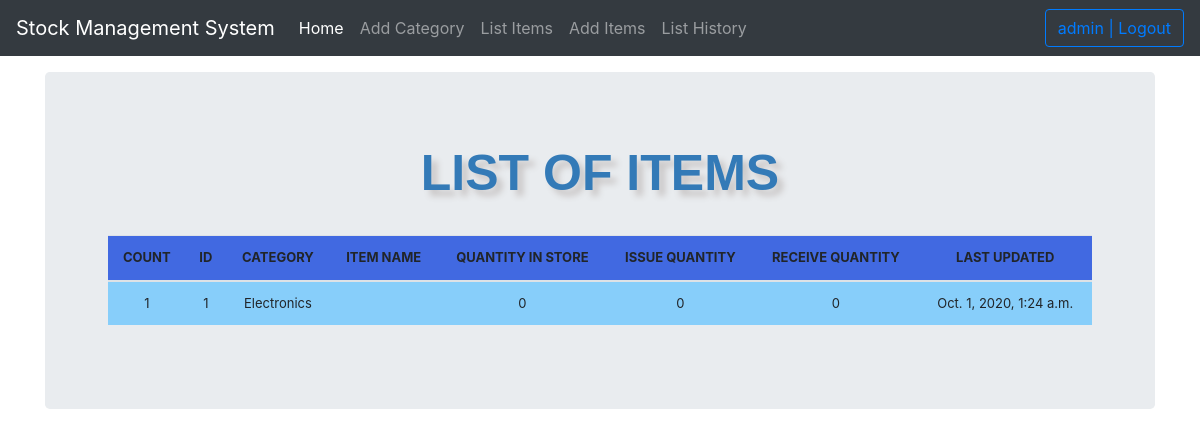
The app's page /list_history/ (signed in) with its own data.
### SMS/models.py (models this page shows)
class StockHistory(models.Model):
    category = models.ForeignKey(Category, on_delete=models.CASCADE, blank=True, null=True)
    item_name = models.CharField(max_length=50, blank=True, null=True)
    quantity = models.IntegerField(default='0', blank=True, null=True)
    receive_quantity = models.IntegerField(default='0', blank=True, null=True)
    receive_by = models.CharField(max_length=50, blank=True, null=True)
    issue_quantity = models.IntegerField(default='0', blank=True, null=True)
    issue_by = models.CharField(max_length=50, blank=True, null=True)
    issue_to = models.CharField(max_length=50, blank=True, null=True)
    phone_number = models.CharField(max_length=50, blank=True, null=True)
    created_by = models.CharField(max_length=50, blank=True, null=True)
    reorder_level = models.IntegerField(default='0', blank=True, null=True)
    last_updated = models.DateTimeField(auto_now_add=False, auto_now=False, null=True)
    timestamp = models.DateTimeField(auto_now_add=False, auto_now=False, null=True)

class Category(models.Model):
    name = models.CharField(max_length=50, blank=True, null=True)
    def __str__(self):
        return self.name

### SMS/views.py (the view)
# urls.py: path('list_history/', views.list_history, name='list_history'),
@login_required
def list_history(request):
    header = 'LIST OF ITEMS'
    items = StockHistory.objects.all()
    context = {
        "header": header,
        "items": items,
    }
    return render(request, "list_history.html", context)

### templates/list_history.html (shortened to what this page needs)
{% load crispy_forms_filters %}
{% load static %}
{% load crispy_forms_tags %}
<!DOCTYPE html>
<html lang="en">
  <head>
     <link rel="stylesheet" href="https://stackpath.bootstrapcdn.com/bootstrap/4.4.1/css/bootstrap.min.css"
>
      <link rel="stylesheet" href="{% static 'css/style.css' %}">
    <link href="{% static 'css/navbar-top-fixed.css' %}" rel="stylesheet">
  </head>
  <body>
  {% include 'navbar.html' %}
<main role="main" class="container">
  <div class="jumbotron">
    <div class="header">{{ header }}</div>
<br>
  <div class="display_table">
        <table class='table'>
          <thead>
            <tr>
              <th>COUNT</th>
              <th>ID</th>
              <th>CATEGORY</th>
              <th>ITEM NAME</th>
              <th>QUANTITY IN STORE</th>
              <th>ISSUE QUANTITY</th>
              <th>RECEIVE QUANTITY</th>
              <th>LAST UPDATED</th>
            </tr>
          </thead>
        {% for item in items %}
            <tr>
              <td>{{forloop.counter}}</td>
              <td>{{item.id}}</td>
              <td>{{item.category}}</td>
              <td><{{item.item_name}}</td>
              <td>{{item.quantity}}</td>
              <td>{{item.issue_quantity}}</td>
              <td>{{item.receive_quantity}}</td>
              <td>{{item.last_updated}}</td>
            </tr>
        {% endfor %}
      </table>
    </div>
  </div>
</main>
  </body>
</html>

### templates/navbar.html (shortened to what this page needs)
<nav class="navbar navbar-expand-md navbar-dark fixed-top bg-dark">
  <a class="navbar-brand" href="#">Stock Management System</a>
  <div class="collapse navbar-collapse" id="navbarCollapse">
    <ul class="navbar-nav mr-auto">
      <li class="nav-item active">
        <a class="nav-link" href="/">Home <span class="sr-only">(current)</span></a>
      </li>
      {% if request.user.is_authenticated %}
           <li class="nav-item">
                <a class="nav-link" href="{% url 'add_category' %}">Add Category</a>
           </li>
          <li class="nav-item">
            <a class="nav-link" href="{% url 'list_items' %}">List Items</a>
          </li>
          <li class="nav-item">
            <a class="nav-link" href="{% url 'add_items' %}">Add Items</a>
          </li>
          <li class="nav-item">
            <a class="nav-link" href="/list_history">List History</a>
          </li>
      {% endif %}
    </ul>
    <ul class="navbar-nav">
        {% if request.user.is_authenticated %}
        <li><a href="/accounts/logout"><button class="btn btn-outline-primary">{{ user }} | Logout</button></a></li>
        {% else %}
        <li><a class="btn btn-outline-info" href="/accounts/login">Login</a></li>
        {% endif %}
    </ul>
  </div>
</nav>

### SMS/static/css/style.css (style rules this page uses)
.table { font-size: 13px; text-align: center; width: 95%; margin: auto; text-align: center; }
.table tr:nth-child(odd) { background: lightskyblue; }
th { background-color: royalblue; }
.display_table { padding-left: 5px; padding-right: 5px; padding-bottom: 20px; }
.header { font-family: helvetica, sans-serif; color: #337ab7; font-size: 50px; text-align: center; width: 100%; text-shadow: 6px 6px 6px #c9c6c6; display: block; font-weight: bolder; }

### SMS/static/css/navbar-top-fixed.css (style rules this page uses)
body { min-height: 75rem; padding-top: 4.5rem; }

### records on screen
StockHistory: id "1", category "Electronics", quantity "0", issue_quantity "0", receive_quantity "0", last_updated "Oct. 1, 2020, 1:24 a.m."

### other values on screen
{{ user }} "admin"
{{ header }} "LIST OF ITEMS"
